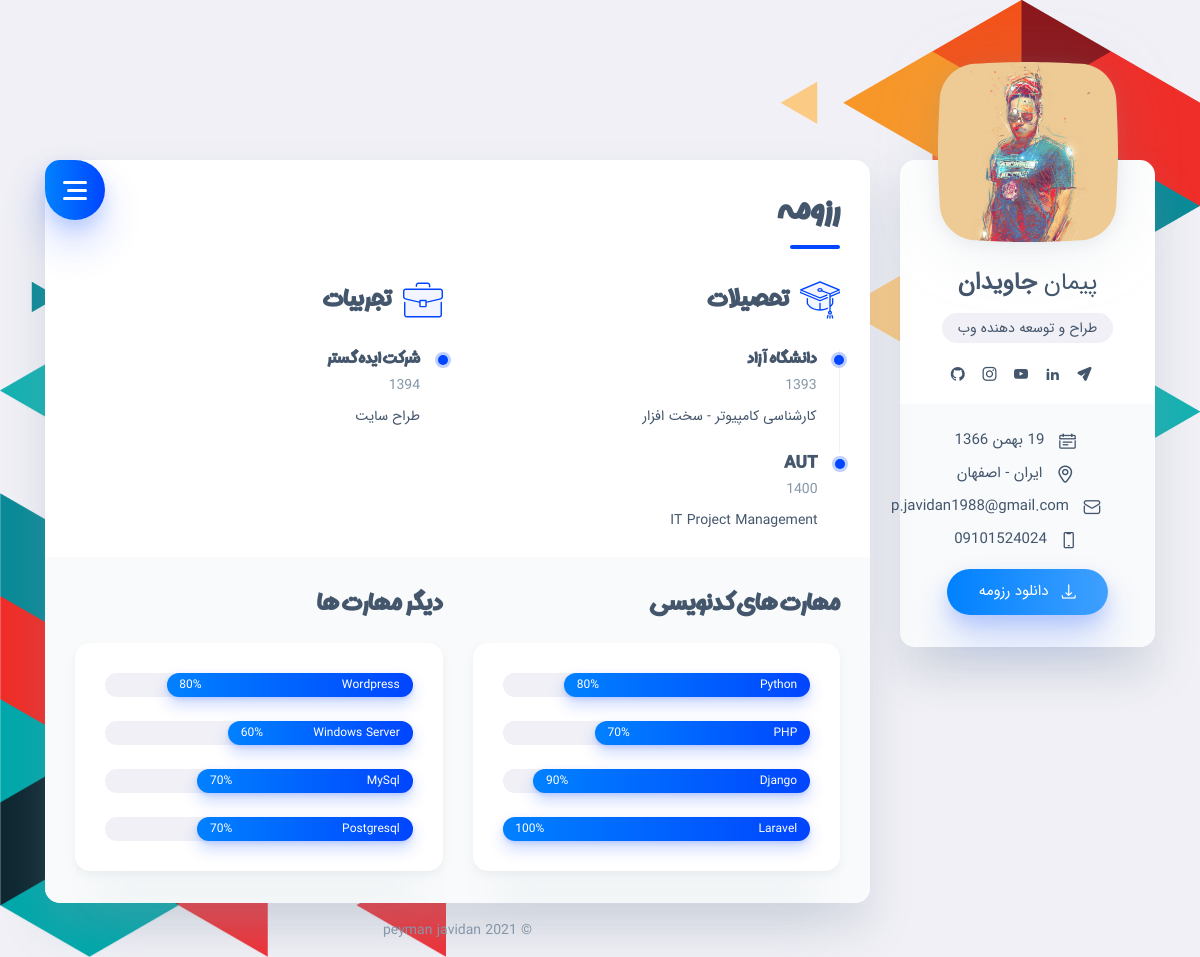
Screenshot of /resume/ with the database file from the repository.
### home/models.py (models this page shows, shortened)
class Setting(models.Model):
    STATUS = (
        ('True', 'True'),
        ('False', 'False'),
    )
    name = models.CharField(max_length=150)
    last_name = models.CharField(max_length=150)
    keywords = models.CharField(max_length=255)
    description = models.CharField(max_length=255)
    address = models.CharField(max_length=250)
    phone = models.CharField(blank=True, max_length=15)
    email = models.CharField(blank=True, max_length=50)
    birth_day = models.CharField(max_length=150)
    birth_month = models.CharField(max_length=150)
    birth_year = models.CharField(max_length=150)
    icon = models.ImageField(blank=True, upload_to='images/Icons/%Y/%m/%d/')
    logo = models.ImageField(blank=True, upload_to='images/Logo/%Y/%m/%d/')
    profile_image = models.ImageField(blank=True, upload_to='images/Logo/%Y/%m/%d/')
    facebook = models.CharField(blank=True, max_length=150)
    github = models.CharField(blank=True, max_length=150)
    linkedin = models.CharField(blank=True, max_length=150)
    instagram = models.CharField(blank=True, max_length=150)
    twitter = models.CharField(blank=True, max_length=150)
    youtube = models.CharField(blank=True, max_length=150)
    whatsapp = models.CharField(blank=True, max_length=150)
    telegram = models.CharField(blank=True, max_length=150)
    instagram = models.CharField(blank=True, max_length=150)
    about = RichTextUploadingField(blank=True)
    footer_text = models.CharField(max_length=150)
    contact = RichTextUploadingField(blank=True)
    references = RichTextUploadingField(blank=True)
    status = models.CharField(max_length=10, choices=STATUS)
    create_at = jmodels.jDateField(auto_now_add=True)
    update_at = jmodels.jDateField(auto_now=True)

class Education(models.Model):
    resume = models.ForeignKey(Resume, on_delete=models.CASCADE)
    university = models.CharField(max_length=50, blank=True)
    date_education = models.CharField(max_length=150)
    description_education = models.CharField(max_length=255)

class Experience(models.Model):
    resume = models.ForeignKey(Resume, on_delete=models.CASCADE)
    experiences = models.CharField(max_length=50, blank=True)
    date_experiences = models.CharField(max_length=150)
    description_experiences = models.CharField(max_length=255)

class Skill(models.Model):
    STATUS = (
        ('True', 'True'),
        ('False', 'False'),
    )
    resume = models.ForeignKey(Resume, on_delete=models.CASCADE)
    programming_language = models.CharField(max_length=50, blank=True)
    percent = models.CharField(max_length=50, blank=True)
    status = status = models.CharField(max_length=10, choices=STATUS)

class otherSkill(models.Model):
    STATUS = (
        ('True', 'True'),
        ('False', 'False'),
    )
    resume = models.ForeignKey(Resume, on_delete=models.CASCADE)
    skill_name = models.CharField(max_length=50, blank=True)
    percent = models.CharField(max_length=50, blank=True)
    status = status = models.CharField(max_length=10, choices=STATUS)

### home/views.py (the view)
# urls.py: path('resume/', views.resume, name='resume'),
def resume(request):
    resume = Resume.objects.filter(status="True")
    skills = Skill.objects.filter(status="True")
    otherskill = otherSkill.objects.filter()
    education = Education.objects.filter()
    experience = Experience.objects.filter()
    setting = Setting.objects.get(pk=1)
    context = {
        'resume': resume,
        'setting': setting,
        'skills': skills,
        'education': education,
        'otherskill': otherskill,
        'experience': experience,
    }
    return render(request, 'resume.html', context)

### home/templates/resume.html (shortened to what this page needs)
{% extends 'homebase.html' %}
{% load static %}
{% block body %}
<main class="main">
    <div class="container gutter-top">
        <div class="row sticky-parent">
            <aside class="col-12 col-md-12 col-xl-3">
                <div class="sidebar box pb-0 sticky-column">
                    <svg class="avatar avatar--180" viewBox="0 0 188 188">
                        <g class="avatar__box">
                            <image xlink:href="{{ setting.profile_image.url }}" height="100%" width="100%"/>
                        </g>
                    </svg>
                    <div class="text-center">
                        <h3 class="title title--h3 sidebar__user-name"><span
                                class="weight--500">{{ setting.name }}</span>
                            {{ setting.last_name }}
                        </h3>
                        <div class="badge badge--gray">{{ setting.description }}</div>
                        <div class="social">
                            <a class="social__link" href="{{ setting.telegram }}"><i
                                    class="font-icon icon-send"></i></a>
                            <a class="social__link" href="{{ setting.linkedin }}"><i
                                    class="font-icon icon-linkedin2"></i></a>
                            <a class="social__link" href="{{ setting.youtube }}"><i
                                    class="font-icon icon-youtube"></i></a>
                            <a class="social__link" href="{{ setting.instagram }}"><i
                                    class="font-icon icon-instagram"></i></a>
                            <a class="social__link" href="{{ setting.github }}"><i
                                    class="font-icon icon-github"></i></a>
                        </div>
                    </div>
                    <div class="sidebar__info box-inner box-inner--rounded">
                        <ul class="contacts-block">
                            <li class="contacts-block__item" data-toggle="tooltip" data-placement="top"
                                title="تاریخ تولد">
                                <i class="font-icon icon-calendar"></i>{{ setting.birth_day }} {{ setting.birth_month }} {{ setting.birth_year }}
                            </li>
                            <li class="contacts-block__item" data-toggle="tooltip" data-placement="top" title="آدرس">
                                <i class="font-icon icon-location"></i>{{ setting.address }}
                            </li>
                            <li class="contacts-block__item" data-toggle="tooltip" data-placement="top" title="ایمیل">
                                <a href="mailto:example@mail.com"><i
                                        class="font-icon icon-envelope"></i>{{ setting.email }}</a>
                            </li>
                            <li class="contacts-block__item" data-toggle="tooltip" data-placement="top" title="تلفن">
                                <i class="font-icon icon-phone"></i>{{ setting.phone }}
                            </li>
                        </ul>
                        <a class="btn btn--blue-gradient" href="#"><i class="font-icon icon-download"></i> دانلود رزومه</a>
                    </div>
                </div>
            </aside>
            <div class="col-12 col-md-12 col-xl-9">
                <div class="box pb-0">
                    <div class="circle-menu">
                        <div class="hamburger">
                            <div class="line"></div>
                            <div class="line"></div>
                            <div class="line"></div>
                        </div>
                    </div>
                    <div class="inner-menu">
                    </div>
                    <div class="pb-3">
                        <h1 class="title title--h1 title__separate">رزومه</h1>
                    </div>
                    <div class="pb-0">
                        <div class="row">
                            <div class="col-12 col-lg-6">
                                <h2 class="title title--h3"><img class="title-icon"
                                                                 src="{% static 'icons/icon-education.svg' %}" alt=""/>
                                    تحصیلات</h2>
                                <div class="timeline">
                                    {% for rs in education %}
                                    <article class="timeline__item">
                                        <h5 class="title title--h5 timeline__title">{{ rs.university }}</h5>
                                        <span class="timeline__period">{{ rs.date_education }}</span>
                                        <p class="timeline__description">{{ rs.description_education }}</p>
                                    </article>
                                    {% endfor %}
                                </div>
                            </div>
                            <div class="col-12 col-lg-6">
                                <h2 class="title title--h3"><img class="title-icon"
                                                                 src="{% static 'icons/icon-experience.svg' %}" alt=""/>
                                    تجربیات</h2>
                                <div class="timeline">
                                    {% for rs in experience %}
                                    <article class="timeline__item">
                                        <h5 class="title title--h5 timeline__title">{{ rs.experiences }}</h5>
                                        <span class="timeline__period">{{ rs.date_experiences }}</span>
                                        <p class="timeline__description">{{ rs.description_experiences }}</p>
                                    </article>
                                    {% endfor %}
                                </div>
                            </div>
                        </div>
                    </div>
                    <div class="box-inner box-inner--rounded">
                        <div class="row">
                            <div class="col-12 col-lg-6">
                                <h2 class="title title--h3">مهارت های کدنویسی</h2>
                                <div class="box box__second">
                                    {% for rs in skills %}
                                    <div class="progress">
                                        <div class="progress-bar" role="progressbar" aria-valuenow="{{ rs.percent }}"
                                             aria-valuemin="0" aria-valuemax="100">
                                            <div class="progress-text"><span>{{ rs.programming_language }}</span><span>{{ rs.percent }}%</span></div>
                                        </div>
                                        <div class="progress-text"><span>{{ rs.programming_language }}</span></div>
                                    </div>
                                    {% endfor %}
                                </div>
                            </div>
                            <div class="col-12 col-lg-6 mt-4 mt-lg-0">
                                <h2 class="title title--h3">دیگر مهارت ها</h2>
                                <div class="box box__second">
                                    {% for rs in otherskill %}
                                    <div class="progress">
                                        <div class="progress-bar" role="progressbar" aria-valuenow="{{ rs.percent }}"
                                             aria-valuemin="0" aria-valuemax="100">
                                            <div class="progress-text"><span>{{ rs.skill_name }}</span><span>{{ rs.percent }}%</span></div>
                                        </div>
                                        <div class="progress-text"><span>{{ rs.skill_name }}</span></div>
                                    </div>
                                    {% endfor %}
                                </div>
                            </div>
                        </div>
                    </div>
                </div>
                <footer class="footer">{{ setting.footer_text }}</footer>
            </div>
        </div>
    </div>
</main>
</body>
</html>
{% endblock body %}

### home/static/styles/rtl.css (style rules this page uses)
body, .sidebar__user-name,.tooltip-inner { font-family: 'IS'; }
h1, h2, h3, h4, h5, h6, .review-item .title, .news-item .title, .header-post .title { font-family: 'sarb'; }
html, body { direction: rtl; text-align: right; }
.bg-triangles { background-image: url(../images/triangles-top.png), url(../images/triangles-bottom.png); background-position: right top, left bottom; }
.social__link { margin-left: initial; margin-right: .8rem; }
.contacts-block .font-icon { margin-right: initial; margin-left: .875rem; }
.btn .font-icon { margin-right: initial; margin-left: .5rem; }
.circle-menu { right: initial; left: 0; border-radius: .937rem 50% 50% 50%; }
.inner-menu { padding-right: initial; padding-left: 2rem; right: initial; left: 0; }
.title__separate::before { left: initial; right: 0; }
.title-icon { margin-right: initial; margin-left: .5rem; }
.timeline__item { border-left: 0; border-right: 1px solid #F0F0F6; padding-left: initial; padding-right: 1.4rem; }
.timeline__item::before { left: initial; right: -5px; }
.contacts-block { padding-left: initial; padding-right: 0; }

### rows the page displays
Setting: name "پیمان", last_name "جاویدان", description "طراح و توسعه دهنده وب", birth_month "بهمن", birth_year "1366", address "ایران - اصفهان", email "p.javidan1988@gmail.com", phone "09101524024", footer_text "© 2021 peyman javidan"
Education: university "دانشگاه آزاد", date_education "1393", description_education "کارشناسی کامپیوتر - سخت افزار"
Education: university "AUT", date_education "1400", description_education "IT Project Management"
Experience: experiences "شرکت ایده گستر", date_experiences "1394", description_experiences "طراح سایت"
Skill: programming_language "Python", percent "80"
Skill: programming_language "PHP", percent "70"
Skill: programming_language "Django", percent "90"
Skill: programming_language "Laravel", percent "100"
otherSkill: skill_name "Wordpress", percent "80"
otherSkill: skill_name "Windows Server", percent "60"
otherSkill: skill_name "MySql", percent "70"
otherSkill: skill_name "Postgresql", percent "70"
